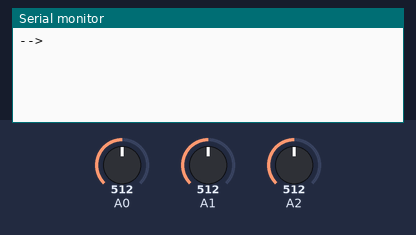
A sketch run on a simulated Arduino Uno, built with avr-gcc and run on an emulated ATmega328P. On the bench: the last lines printed to the serial monitor. Inputs (shaded band) come from the test bench; at power-on: A1 = 512, A2 = 512, A0 = 512.

Above: at 1.2 s.
1.3 s: A1 set to 742
2.8 s: A1 set to 765
At 3.7 s:
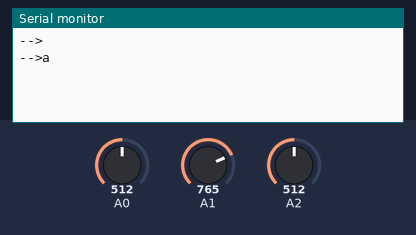
5.3 s: A2 set to 11
At 5.7 s:
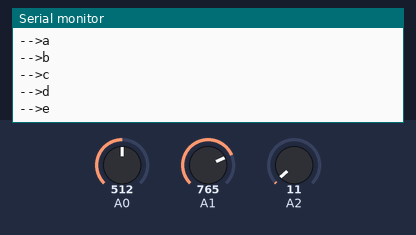
7.3 s: A2 set to 8
At 8.1 s:
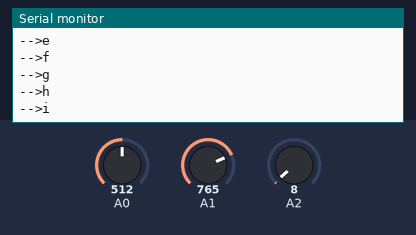

Measured:
- the behaviour switches between 750 and 751 on A1 (found by bisection; images 0 and 1)
- the behaviour switches between 10 and 9 on A2 (found by bisection; images 2 and 3)
- after the input at 2.8 s, the serial monitor: prints a new line after 0.50 s (image 1)

The sketch:

Text_Entry_Device_Joystick.ino
```cpp
  //Initialize Data Structures
  char alphabet[] = {' ','a', 'b', 'c','d','e','f','g','h','i','j','k','l','m','n','o','p','q','r','s','t','u','v','w','x','y','z'};
  char text[50] = {'-', '-', '>'};

  //Initialize Counters
  int alphabetCounter = 0;
  int textCounter = 3;

  //Initialize Sensor Values
  int sensorValueX;
  int sensorValueY;
  int sensorValueZ;

  // WHY DO I HAVE TO SPECIFY THE SIZE OF TEXT[50]]

void setup() {

// initialize serial communication at 9600 bits per second:
  Serial.begin(9600);
  Serial.print(text);
  Serial.println(alphabet[alphabetCounter]);
}

void loop() {
  sensorValueX = analogRead(A0);
  sensorValueY = analogRead(A1);
  sensorValueZ = analogRead(A2);

  if (sensorValueX > 750 || sensorValueX < 150 ||
      sensorValueY > 750 || sensorValueY < 150 ||
      sensorValueZ <10){

//// X-Axis Incriment and Decriment
//    if (sensorValueX > 750){
//      alphabetCounter++;
//      delay(500);
//    }
//    if (sensorValueX < 150){
//      alphabetCounter--;
//      delay(500);
//    }

// Y-Axis Incriment and Decriment
    if (sensorValueY > 750){
      alphabetCounter++;
      delay(500);
    }
    if (sensorValueY < 150){
      alphabetCounter--;
      delay(500);
    }

// Z-Axis Select Character
    if (sensorValueZ < 10){
      text[textCounter] = alphabet[alphabetCounter];
      textCounter++;
      delay(500);
    }

    Serial.print(text);
    Serial.println(alphabet[alphabetCounter]);
//    Serial.println(alphabetCounter);
//    Serial.println(textCounter);
  }
}
```
